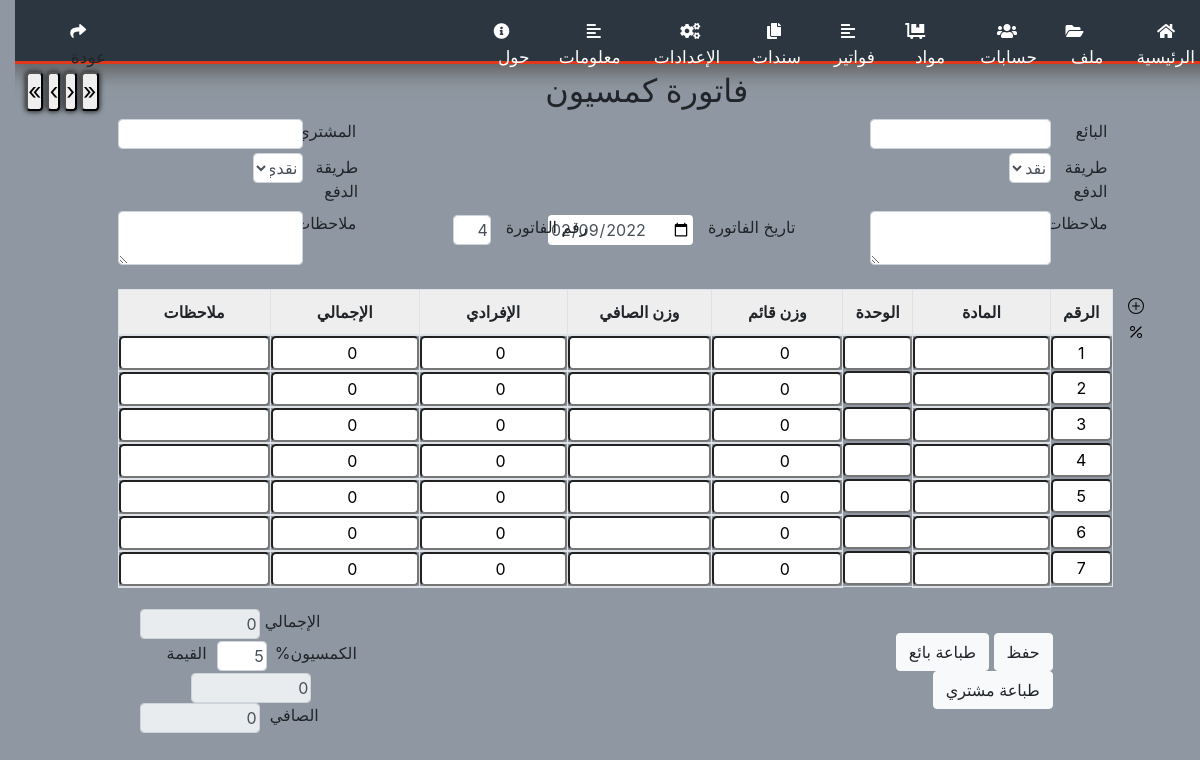
Before: /com_bill.php with the older database file.
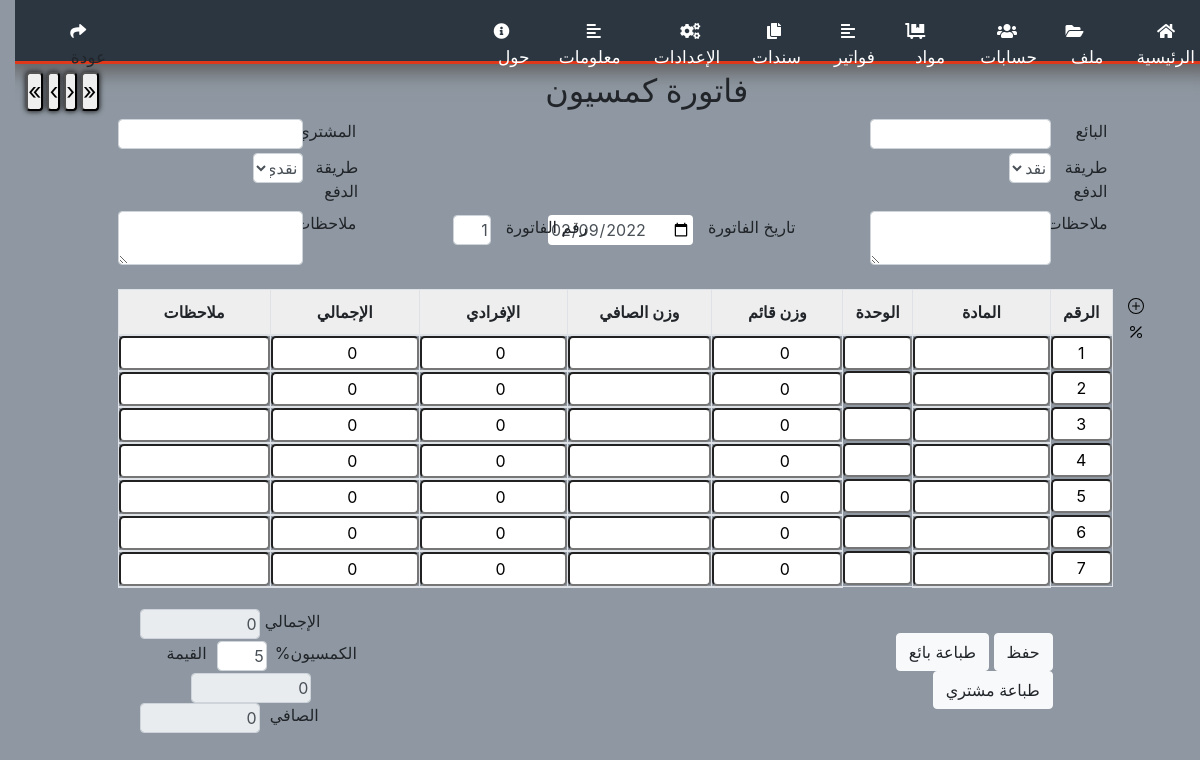
After: the same page with the newer database file.
### tables this page shows
CREATE TABLE `bills` (
  `id` int(11) NOT NULL AUTO_INCREMENT,
  `code` varchar(250) DEFAULT NULL,
  `buyer_id` int(10) unsigned NOT NULL,
  `seller_id` int(10) unsigned NOT NULL,
  `buyer_type_pay` varchar(250) DEFAULT NULL,
  `seller_type_pay` varchar(250) DEFAULT NULL,
  `buyer_note` varchar(250) DEFAULT NULL,
  `seller_note` varchar(250) DEFAULT NULL,
  `total_price` varchar(255) DEFAULT NULL,
  `currency` varchar(250) NOT NULL DEFAULT 'ليرة سورية',
  `com_ratio` varchar(250) DEFAULT NULL,
  `com_value` varchar(250) DEFAULT NULL,
  `real_price` varchar(250) DEFAULT NULL,
  `note` varchar(255) DEFAULT NULL,
  `is_deleted` int(2) NOT NULL DEFAULT 0,
  `date` date DEFAULT NULL,
  `created_at` timestamp NOT NULL DEFAULT current_timestamp(),
  `updated_at` timestamp NOT NULL DEFAULT current_timestamp(),
  PRIMARY KEY (`id`)
);

### helper/operation_functions.php (called while the page is built, shortened)
<?php
function generate_code($prefix, $code, $type)
{
    $code_trim = substr($code, strlen($prefix . "-") - 1) + 1;
    $code_result = "";
    if ($type == "parent")
        for ($i = NUMBER_OF_ZEROS_PARENT; $i > strlen($code_trim); $i--) {
            $code_result .= "0";
        }
    return $prefix . $code_result . $code_trim;
}
function get_auto_code($con, $table, $column, $prefix, $type = "child", $parent_col_name = '', $parent_id = '')
{
    if ($parent_id != '')
        $select_max_id_query = "select max(id),$parent_col_name from $table where $parent_col_name = '$parent_id' and is_deleted <> '1'";
    else
        $select_max_id_query = "select max(id) from $table  where is_deleted <> '1'";
    $select_max_id_exec = mysqli_query($con, $select_max_id_query);
    $max_id = mysqli_fetch_row($select_max_id_exec)[0];
    $select_code_query = "select $column from $table where id = '$max_id' and $column like '$prefix%'";
    $select_code_exec = mysqli_query($con, $select_code_query);
    @$code = mysqli_fetch_row($select_code_exec)[0];
    if ($code == null)
        if ($type == "child") {
            $zeros = '';
            for ($i = 1; $i < NUMBER_OF_ZEROS_CHILD; $i++)
                $zeros .= "0";
            return $prefix . $zeros . "1";
        } else {
            $zeros = '';
            for ($i = 1; $i < NUMBER_OF_ZEROS_PARENT; $i++)
                $zeros .= "0";
            return $prefix . $zeros . "1";
        }
    return generate_code($prefix, $code, $type);
}

### com_bill.php (the view, shortened to what the changed rows need)
<?php
include('include/nav.php');
?>
<!DOCTYPE html>
<html dir="rtl" lang="ar">
<head>
    <link rel="stylesheet" href="css/styles/print_com_bill.css" media="print">
    <link rel="stylesheet" href="css/styles/com_bill.css">
</head>
<?php
$select_last_next_bill_query = selectND('bills') . ' order by code desc limit 1 ';
$select_last_next_bill_exec = mysqli_query($con, $select_last_next_bill_query);
$last_next_code = mysqli_fetch_array($select_last_next_bill_exec)['code'];
$select_last_previous_bill_query = selectND('bills') . ' limit 1 ';
$select_last_previous_bill_exec = mysqli_query($con, $select_last_previous_bill_query);
$last_previous_code = mysqli_fetch_array($select_last_previous_bill_exec)['code'];
$current_bill_code = get_auto_code($con, 'bills', 'code', '', 'parent');
$next_bill_code = $current_bill_code;
$previous_bill_code = 1;
if ($current_bill_code > $previous_bill_code) {
    $previous_bill_code_query = selectND('bills') . andWhereSmaller('code', $current_bill_code) . ' order by code desc';
    $previous_bill_code_exec = mysqli_query($con, $previous_bill_code_query);
    $previous_bill_code = mysqli_fetch_array($previous_bill_code_exec)['code'];
}
?>
<body id='body'>
    <form action="" method="post">
        <div id="contextmenu" class="container-fluide">
            <div class="row py-2 px-3">
                <div class="col-7 text-left" >
                    <h2>فاتورة كمسيون</h2>
                </div>
            </div>
            <div class="row" >
                <div class="col-4">
                    <div class="row mt-5 pt-5" >
                        <div class="col-6">
                            <div class="row justify-content-center">
                            <div class="col-4">
                                <input type="number" name="code" id="code" value="<?php if (($next_bill_code == '' && isset($_POST['next'])) ||
                                                                                        (isset($_POST['previous']) && $previous_bill_code == '') ||
                                                                                        (!isset($_POST['code']))
                                                                                    )
                                                                                        echo get_auto_code($con, 'bills', 'code', '', 'parent');
                                                                                    elseif (isset($_POST['next'])) echo $next_bill_code;
                                                                                    elseif (isset($_POST['last_next'])) echo $last_next_code;
                                                                                    elseif (isset($_POST['previous'])) echo $previous_bill_code;
                                                                                    elseif (isset($_POST['last_previous'])) echo $last_previous_code;
                                                                                    elseif (isset($_POST['current']) || isset($_POST['update'])) echo $_POST['code']; ?>" class="form-control">
                            </div>
                            </div>
                        </div>
                        </div>
                </div>
            </div>
            <div class="row mt-4">
                <div class="col-10">
                    <div id="tableFixHead">
                        <table contenteditable='false' class=" table table-hover table-bordered text-center" name="table" id="tbl">
                            <thead class="text-center">
                                <tr>
                                    <th contenteditable='false'>الرقم</th>
                                    <th contenteditable='false'>المادة</th>
                                    <th contenteditable='false'>الوحدة</th>
                                    <th contenteditable='false'>وزن قائم</th>
                                    <th contenteditable='false'>وزن الصافي</th>
                                    <th contenteditable='false'> الإفرادي </th>
                                    <th contenteditable='false'>الإجمالي </th>
                                    <th id="notes" contenteditable='false'>ملاحظات</th>
                                </tr>
                            </thead>
                        </table>
                    </div>
                </div>
            </div>
        </div>
    </form>
</body>
</html>

Changed rows visible on the page:
removed bills: code "4"
Other visible differences:
form field code: (not shown) → "1"
